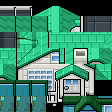

Rendered tile map (Tiled .tmx) drawn with the repository's tilesets; below, a short description and the map source with its tile grids summarised:
An orthogonal 7x7 tile map with 16x16 px tiles, 3 tile layers (OnGrass, Collisions, WalkBehind) and 1 object (teleport on push).

<map version="1.10" tiledversion="1.11.0" orientation="orthogonal" renderorder="right-down" compressionlevel="6" width="7" height="7" tilewidth="16" tileheight="16" infinite="0" nextlayerid="5" nextobjectid="10">
 <tileset firstgid="1" source="../../../tileset/red-2-h150.tsx" />
 <layer id="4" name="OnGrass" width="7" height="7">
  <data>[49 cells, 49 non-empty, 44 distinct tile ids]</data>
 </layer>
 <layer id="1" name="Collisions" width="7" height="7">
  <data>[49 cells, 49 non-empty, 39 distinct tile ids]</data>
 </layer>
 <layer id="2" name="WalkBehind" width="7" height="7">
  <data>[49 cells, 49 non-empty, 36 distinct tile ids]</data>
 </layer>
 <objectgroup name="Moving">
  <object id="9" type="teleport on push" x="48" y="112" width="16" height="16">
   <properties>
    <property name="map" value="floor-0" />
    <property name="x" value="3" />
    <property name="y" value="8" />
   </properties>
  </object>
 </objectgroup>
</map>
